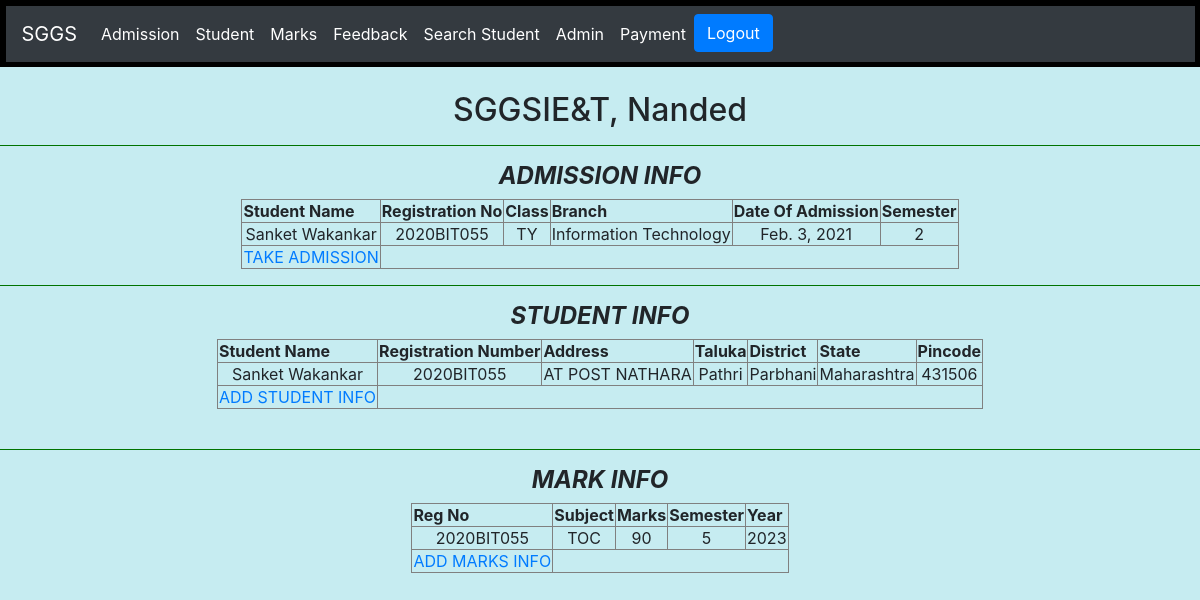
Screenshot of /feedback/ (signed in) with the database file from the repository.
### cl/models.py (models this page shows)
class Admission(models.Model):
    regno = models.CharField(max_length = 50)
    sname = models.CharField(max_length = 100)
    classes = models.CharField(max_length = 30)
    branch = models.CharField(max_length = 30)
    doa = models.DateField(auto_now=False, auto_now_add=False)
    semester =  models.PositiveIntegerField()
    def __str__(self):
        return '%s' % (self.regno)

class Student(models.Model):
    sname = models.CharField(max_length = 70)
    regno = models.ForeignKey(Admission,related_name='regno_Student_set', on_delete=models.CASCADE)
    address = models.CharField(max_length = 100)
    taluka = models.CharField(max_length = 30)
    district = models.CharField(max_length = 30)
    state = models.CharField(max_length = 30)
    pincode = models.PositiveIntegerField()

class Marks(models.Model):
    regno =  models.ForeignKey(Admission,related_name='mregno_Student_set', on_delete=models.CASCADE)
    subject = models.CharField(max_length = 50)
    mark = models.CharField(max_length = 50)
    semester = models.CharField(max_length = 50)
    year = models.CharField(max_length = 10)

### cl/views.py (the view)
# urls.py: path('feedback/',views.feedback),
@login_required(login_url='login')
def feedback(request):
    context={}
    adm = Student.objects.all()
    m = Marks.objects.all()
    a = Admission.objects.all()
    context = {'data': adm,
     'mdata': m,
     'adata': a
        }
    return render(request,"feedback.html",context)

### templates/feedback.html (shortened to what this page needs)
<htmp <DOCTYPE!>
    <html>
        <head>
            {% include "index.html" %}
       </head>
        <body>
            <h2> <center>SGGSIE&T, Nanded</h2></center>
    <div>
        <table border=1  color="black" align="center" >
        <hr color="green">
        <h4> <center> <b><i>ADMISSION INFO </i></b></center> </h4>
               <table border=1  color="black" align="center" >
          <tr>
        <th>Student Name </th>
        <th> Registration No </th>
        <th> Class </th>
        <th> Branch </th>
        <th> Date Of Admission </th>
        <th> Semester </th>
          </tr>
        {% for aentry in adata %}
        <tr>
  <td align="center"> {{ aentry.sname }} </td>
  <td align="center"> {{ aentry.regno }} </td>
  <td align="center"> {{ aentry.classes }} </td>
  <td align="center"> {{ aentry.branch }} </td>
  <td align="center"> {{ aentry.doa}} </td>
  <td align="center"> {{ aentry.semester }} </td>
        </tr>
        {% endfor %}
   <td align="center">
      <a href = {% url 'adm' %}>TAKE ADMISSION </a>
    </td>
    </table>
    </div>
            <div>
              <hr color="green">
              <h4> <center> <b><i>STUDENT INFO </i></b></center> </h4>
                     <table border=1  color="red" align="center" >
                    <tr>
              <th> Student Name </th>
              <th> Registration Number </th>
              <th> Address </th>
              <th> Taluka </th>
              <th> District </th>
              <th> State </th>
              <th> Pincode </th>
                     </tr>
                    {% for entry in data %}
                    <tr>
              <td align="center"> {{ entry.sname }} </td>
              <td align="center"> {{ entry.regno }} </td>
              <td align="center"> {{ entry.address }} </td>
              <td align="center"> {{ entry.taluka }} </td>
              <td align="center"> {{ entry.district }} </td>
              <td align="center"> {{ entry.state }} </td>
              <td align="center"> {{ entry.pincode }} </td>
                 </tr>
                {% endfor %}
                <td align="center">
                  <a href = {% url 'stu' %}>ADD STUDENT INFO </a>
                </td>
                </table>
                </div>
                <br>
            <div>
                <table border=1  color="red" align="center" >
                <hr color="green">
                <h4> <center> <b><i>MARK INFO </i></b></center> </h4>
                       <table border=1  color="red" align="center" >
                  <tr>
                <th> Reg No </th>
                <th> Subject </th>
                <th> Marks </th>
                <th> Semester </th>
                <th> Year </th>
                  </tr>
                {% for mentry in mdata %}
                <tr>
          <td align="center"> {{ mentry.regno }} </td>
          <td align="center"> {{ mentry.subject }} </td>
          <td align="center"> {{ mentry.mark }} </td>
          <td align="center"> {{ mentry.semester }} </td>
          <td align="center"> {{ mentry.year }} </td>
                </tr>
                {% endfor %}
          <td align="center">
                <a href = {% url 'mar' %}>ADD MARKS INFO </a>
          </td>
          </table>
          </div>
        </body>
    </html>

### templates/index.html (shortened to what this page needs)
<HTML DOCTYPE!>
<html lang="en">
  <head>
    <link rel="stylesheet" href="https://cdn.jsdelivr.net/npm/bootstrap@4.0.0/dist/css/bootstrap.min.css">
  </head>
  <body>
    <div class="black">
    <nav class="navbar navbar-expand-lg navbar-dark bg-dark">
        <a class="navbar-brand" href="/">SGGS</a>
        <div class="collapse navbar-collapse" id="navbarNav">
          <ul class="navbar-nav">
            <li class="nav-item active">
              <a class="nav-link" href="/admission">Admission <span class="sr-only">(current)</span></a>
            </li>
            <li class="nav-item active">
                <a class="nav-link" href="/student">Student <span class="sr-only">(current)</span></a>
              </li>
              <li class="nav-item active">
                <a class="nav-link" href="/marks">Marks <span class="sr-only">(current)</span></a>
              </li>
              <li class="nav-item active">
                <a class="nav-link" href="/feedback">Feedback <span class="sr-only">(current)</span></a>
              </li>
              <li class="nav-item active">
                <a class="nav-link" href="/search_stu">Search Student <span class="sr-only">(current)</span></a>
              </li>
              <li class="nav-item active">
                <a class="nav-link" href="/admin">Admin <span class="sr-only">(current)</span></a>
              </li>
              <li class="nav-item active">
                <a class="nav-link" href="/pay">Payment <span class="sr-only">(current)</span></a>
              </li>
              <li class="nav-item active">
                <a class="btn btn-primary" href="{% url 'logout' %}">Logout<span class="sr-only">(current)</span></a>
              </li>
          </ul>
        </div>
      </nav>
    </div>
    <br>
  </body>
</html>

### templates/index.html (style rules this page uses)
.black { color: white; background-color:black; padding: 5.5px; }

### templates/feedback.html (style rules this page uses)
body { background-color: rgb(198, 236, 241); }

### rows the page displays
Admission: sname "Sanket Wakankar", regno "2020BIT055", classes "TY", branch "Information Technology", doa "Feb. 3, 2021", semester "2"
Student: sname "Sanket Wakankar", regno "2020BIT055", address "AT POST NATHARA", taluka "Pathri", district "Parbhani", state "Maharashtra", pincode "431506"
Marks: regno "2020BIT055", subject "TOC", mark "90", semester "5", year "2023"
